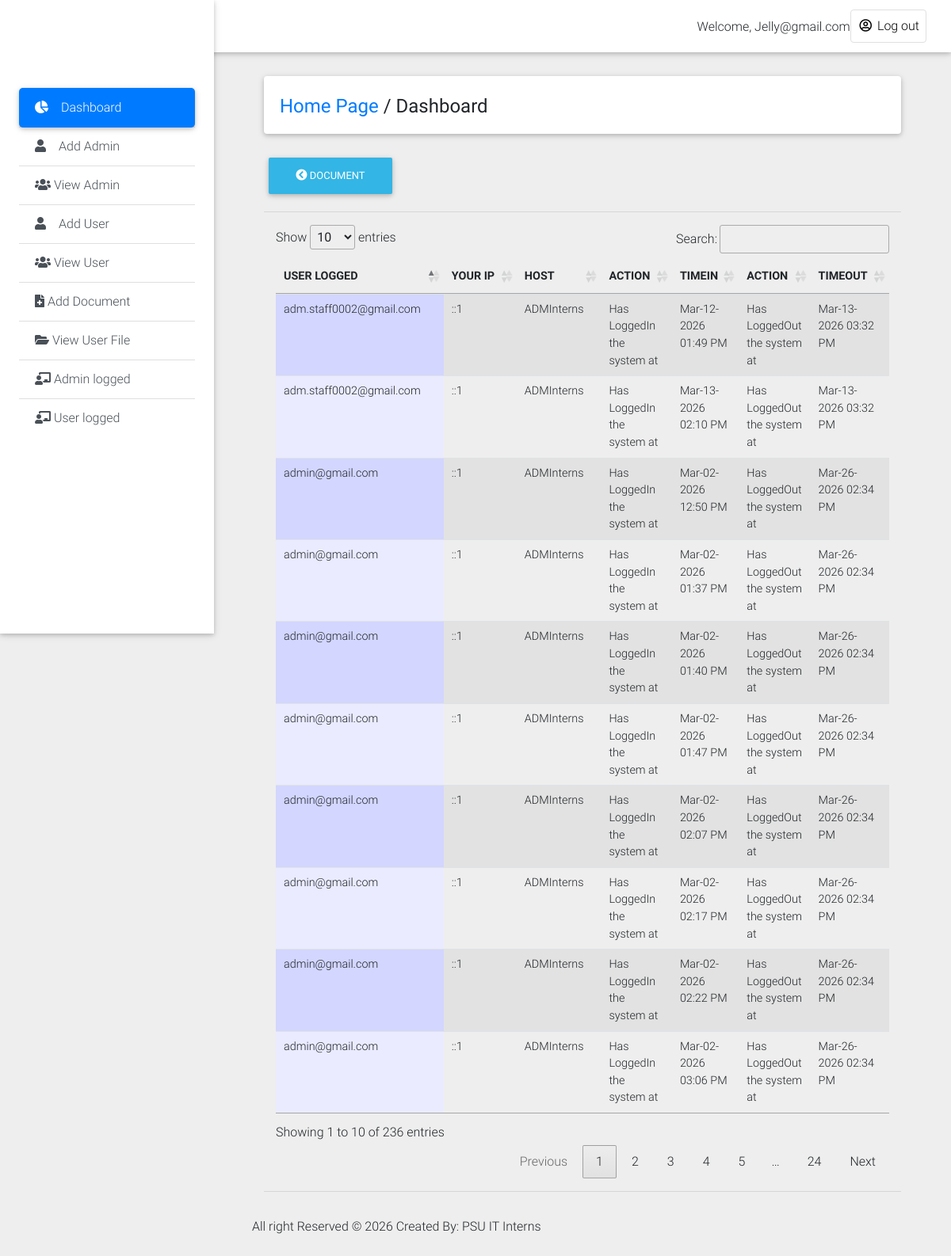
Before: /records-administrator/admin_log.php (signed in) with the older database file.
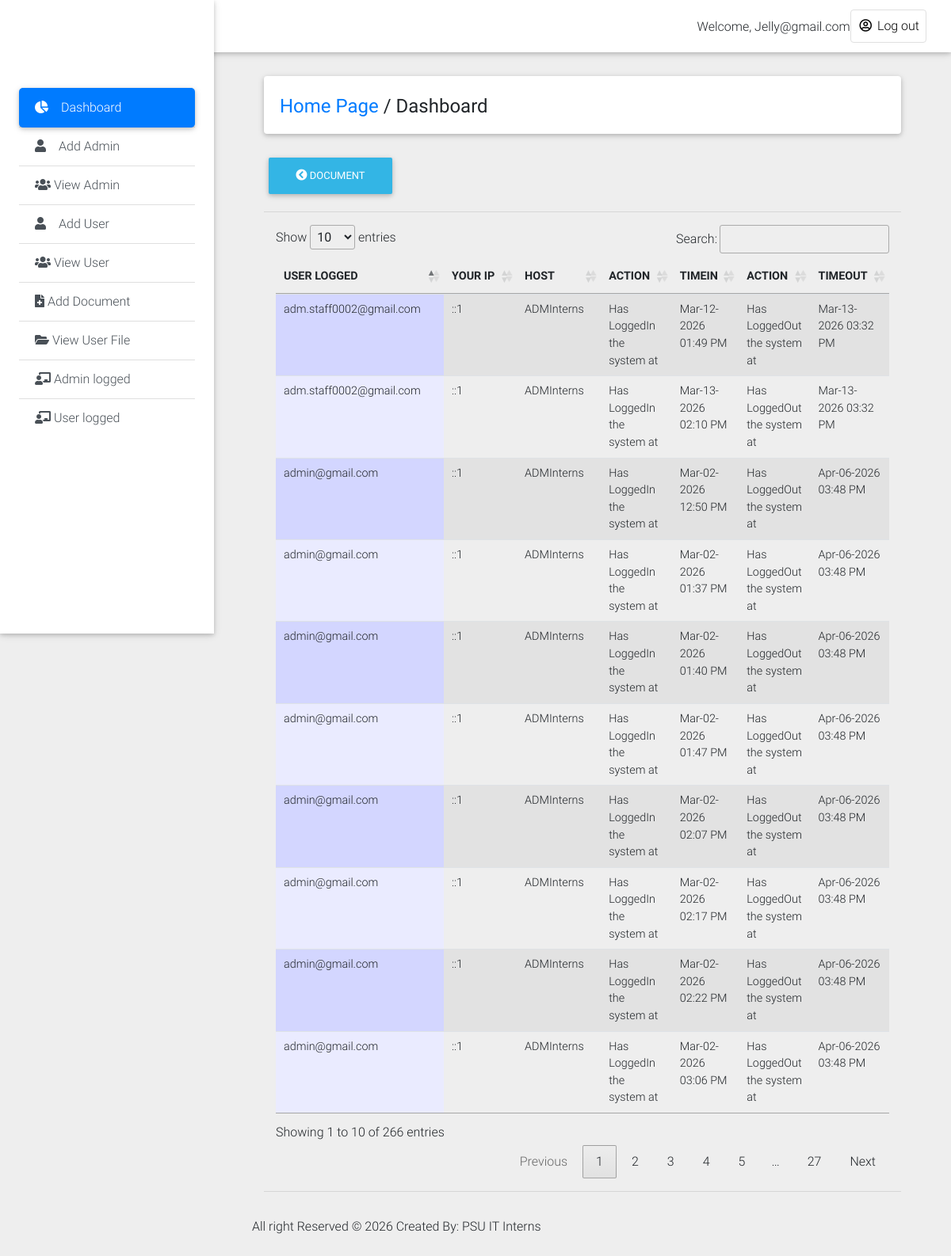
After: the same page with the newer database file.
### tables this page shows
CREATE TABLE `history_log1` (
  `log_id` int(11) NOT NULL,
  `id` int(11) NOT NULL,
  `admin_user` text NOT NULL,
  `action` varchar(100) NOT NULL,
  `actions` varchar(200) NOT NULL DEFAULT 'Has LoggedOut the system at',
  `ip` text NOT NULL,
  `host` text NOT NULL,
  `login_time` varchar(200) NOT NULL,
  `logout_time` varchar(200) NOT NULL
);

### records-administrator/admin_log.php (the view, shortened to what this page needs)
<!DOCTYPE html>
<html lang="en">
<head>
  <link rel="stylesheet" href="https://use.fontawesome.com/releases/v5.8.1/css/all.css">
  <link href="css/bootstrap.min.css" rel="stylesheet">
  <link href="css/mdb.min.css" rel="stylesheet">
  <link href="css/style.min.css" rel="stylesheet">
    <link rel="stylesheet" type="text/css" href="medias/css/dataTable.css" />
</head>
<body class="grey lighten-3">
  <header>
    <nav class="navbar fixed-top navbar-expand-lg navbar-light white scrolling-navbar">
      <div class="container-fluid">
        <div class="collapse navbar-collapse" id="navbarSupportedContent">
            <?php
             require_once("../include/connection.php");
               $id = mysqli_real_escape_string($conn,$_SESSION['admin_user']);
              $r = mysqli_query($conn,"SELECT * FROM admin_login where id = '$id'") or die (mysqli_error($conn));
              $row = mysqli_fetch_array($r);
               $id=$row['admin_user'];
            ?>
          <ul class="navbar-nav nav-flex-icons">
                <li style="margin-top: 10px;">Welcome,</font> <?php echo ucwords(htmlentities($id)); ?></li>
            <li class="nav-item">
              <a href="logout.php" class="nav-link border border-light rounded waves-effect">
               <i class="far fa-user-circle"></i> Log out
              </a>
            </li>
          </ul>
        </div>
      </div>
    </nav>
    <div class="sidebar-fixed position-fixed">
      <a class="logo-wrapper waves-effect">
</a>
     <div class="list-group list-group-flush">
        <a href="dashboard.php" class="list-group-item active waves-effect">
          <i class="fas fa-chart-pie mr-3"></i>Dashboard
        </a>
         <a href="#" class="list-group-item list-group-item-action waves-effect"  data-toggle="modal" data-target="#modalRegisterForm">
          <i class="fas fa-user mr-3"></i>Add Admin</a>
            <a href="view_admin.php" class="list-group-item list-group-item-action waves-effect">
          <i class="fas fa-users"></i> View Admin</a>
        <a href="#" class="list-group-item list-group-item-action waves-effect" data-toggle="modal" data-target="#modalRegisterForm2">
          <i class="fas fa-user mr-3"></i>Add User</a>
           <a href="view_user.php" class="list-group-item list-group-item-action waves-effect">
          <i class="fas fa-users"></i>  View User</a>
        <a href="add_document.php" class="list-group-item list-group-item-action waves-effect">
          <i class="fas fa-file-medical"></i> Add Document</a>
        <a href="view_userfile.php" class="list-group-item list-group-item-action waves-effect">
          <i class="fas fa-folder-open"></i> View User File</a>
            <a href="admin_log.php" class="list-group-item list-group-item-action waves-effect">
          <i class="fas fa-chalkboard-teacher"></i> Admin logged</a>
              <a href="user_log.php" class="list-group-item list-group-item-action waves-effect">
          <i class="fas fa-chalkboard-teacher"></i> User logged</a>
      </div>
    </div>
  </header>
  <main class="pt-5 mx-lg-5">
    <div class="container-fluid mt-5">
      <div class="card mb-4 wow fadeIn">
        <div class="card-body d-sm-flex justify-content-between">
          <h4 class="mb-2 mb-sm-0 pt-1">
            <a href="dashboard.php">Home Page</a>
            <span>/</span>
            <span>Dashboard</span>
          </h4>
        </div>
      </div>
      <div class="">
    <a href="add_document.php"><button type="button" class="btn btn-info"><i class="fas fa-chevron-circle-left"></i>  Document</button></a>
    </div>
<hr>
 <div class="col-md-12">
  <table id="dtable" class = "table table-striped" style="">
     <thead>
    <th>USER LOGGED</th>
     <th>YOUR IP</th>
     <th>HOST</th>
     <th>ACTION</th>
     <th>TIMEIN</th>
     <th>ACTION</th>
     <th>TIMEOUT</th>
</thead>
<tbody>
    <tr>
        <?php
        require_once("../include/connection.php");
      $query = mysqli_query($conn,"SELECT * from history_log1") or die (mysqli_error($conn));
      while($file=mysqli_fetch_array($query)){
         $name =  $file['admin_user'];
         $ip =  $file['ip'];
         $host =  $file['host'];
         $action =  $file['action'];
         $logintime =  $file['login_time'];
         $actions =  $file['actions'];
         $logouttime =  $file['logout_time'];
      ?>
      <td><?php echo $name; ?></td>
       <td><?php echo $ip; ?></td>
      <td><?php echo $host; ?></td>
      <td><?php echo $action; ?></td>
      <td><?php echo $logintime; ?></td>
      <td><?php echo $actions; ?></td>
      <td><?php echo $logouttime; ?></td>
    </tr>
<?php } ?>
</tbody>
   </table>
    </div>
    <hr></div>
    <div class="footer-copyright py-3">
     <p>All right Reserved &copy; <?php echo date('Y');?> Created By: PSU IT Interns</p>
    </div>
<link rel="stylesheet" type="text/css" href="https://cdn.datatables.net/1.10.9/css/jquery.dataTables.min.css"/>
<link rel="stylesheet" type="text/css" href="https://cdn.datatables.net/responsive/1.0.3/css/dataTables.responsive.css">
</body>
</html>

### records-administrator/medias/css/dataTable.css (style rules this page uses)
.sorting_asc { background: url('../images/sort_asc.png') no-repeat center right; }
.sorting { background: url('../images/sort_both.png') no-repeat center right; }
tr.odd { background-color: #E2E4FF; }
tr.odd td.sorting_1 { background-color: #D3D6FF; }
tr.even td.sorting_1 { background-color: #EAEBFF; }

Changed rows visible on the page:
removed history_log1: admin_user "admin@gmail.com", ip "::1", host "ADMInterns", action "Has LoggedIn the system at", login_time "Mar-02-2026 12:50 PM", actions "Has LoggedOut the system at", logout_time "Mar-26-2026 02:34 PM"
removed history_log1: admin_user "admin@gmail.com", ip "::1", host "ADMInterns", action "Has LoggedIn the system at", login_time "Mar-02-2026 01:37 PM", actions "Has LoggedOut the system at", logout_time "Mar-26-2026 02:34 PM"
removed history_log1: admin_user "admin@gmail.com", ip "::1", host "ADMInterns", action "Has LoggedIn the system at", login_time "Mar-02-2026 01:40 PM", actions "Has LoggedOut the system at", logout_time "Mar-26-2026 02:34 PM"
removed history_log1: admin_user "admin@gmail.com", ip "::1", host "ADMInterns", action "Has LoggedIn the system at", login_time "Mar-02-2026 01:47 PM", actions "Has LoggedOut the system at", logout_time "Mar-26-2026 02:34 PM"
removed history_log1: admin_user "admin@gmail.com", ip "::1", host "ADMInterns", action "Has LoggedIn the system at", login_time "Mar-02-2026 02:07 PM", actions "Has LoggedOut the system at", logout_time "Mar-26-2026 02:34 PM"
removed history_log1: admin_user "admin@gmail.com", ip "::1", host "ADMInterns", action "Has LoggedIn the system at", login_time "Mar-02-2026 02:17 PM", actions "Has LoggedOut the system at", logout_time "Mar-26-2026 02:34 PM"
removed history_log1: admin_user "admin@gmail.com", ip "::1", host "ADMInterns", action "Has LoggedIn the system at", login_time "Mar-02-2026 02:22 PM", actions "Has LoggedOut the system at", logout_time "Mar-26-2026 02:34 PM"
removed history_log1: admin_user "admin@gmail.com", ip "::1", host "ADMInterns", action "Has LoggedIn the system at", login_time "Mar-02-2026 03:06 PM", actions "Has LoggedOut the system at", logout_time "Mar-26-2026 02:34 PM"
added history_log1: admin_user "admin@gmail.com", ip "::1", host "ADMInterns", action "Has LoggedIn the system at", login_time "Mar-02-2026 12:50 PM", actions "Has LoggedOut the system at", logout_time "Apr-06-2026 03:48 PM"
added history_log1: admin_user "admin@gmail.com", ip "::1", host "ADMInterns", action "Has LoggedIn the system at", login_time "Mar-02-2026 01:37 PM", actions "Has LoggedOut the system at", logout_time "Apr-06-2026 03:48 PM"
added history_log1: admin_user "admin@gmail.com", ip "::1", host "ADMInterns", action "Has LoggedIn the system at", login_time "Mar-02-2026 01:40 PM", actions "Has LoggedOut the system at", logout_time "Apr-06-2026 03:48 PM"
added history_log1: admin_user "admin@gmail.com", ip "::1", host "ADMInterns", action "Has LoggedIn the system at", login_time "Mar-02-2026 01:47 PM", actions "Has LoggedOut the system at", logout_time "Apr-06-2026 03:48 PM"
added history_log1: admin_user "admin@gmail.com", ip "::1", host "ADMInterns", action "Has LoggedIn the system at", login_time "Mar-02-2026 02:07 PM", actions "Has LoggedOut the system at", logout_time "Apr-06-2026 03:48 PM"
added history_log1: admin_user "admin@gmail.com", ip "::1", host "ADMInterns", action "Has LoggedIn the system at", login_time "Mar-02-2026 02:17 PM", actions "Has LoggedOut the system at", logout_time "Apr-06-2026 03:48 PM"
added history_log1: admin_user "admin@gmail.com", ip "::1", host "ADMInterns", action "Has LoggedIn the system at", login_time "Mar-02-2026 02:22 PM", actions "Has LoggedOut the system at", logout_time "Apr-06-2026 03:48 PM"
added history_log1: admin_user "admin@gmail.com", ip "::1", host "ADMInterns", action "Has LoggedIn the system at", login_time "Mar-02-2026 03:06 PM", actions "Has LoggedOut the system at", logout_time "Apr-06-2026 03:48 PM"
Other visible differences:
text written by a page script: "Show entries Search: Showing 1 to 10 of 236 entries Previous 1 2 3 4 5 … 24 Next" → "Show entries Search: Showing 1 to 10 of 266 entries Previous 1 2 3 4 5 … 27 Next"
